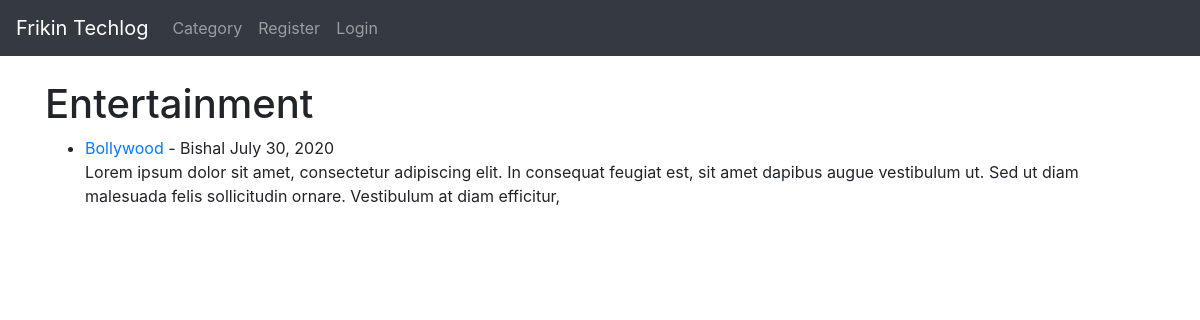
The page /category/entertainment/ on the database its author committed.
### techlog/models.py (models this page shows, shortened)
class Post(models.Model):
    title = models.CharField(max_length=255)
    title_tag = models.CharField(max_length=255)
    author = models.ForeignKey(User, on_delete=models.CASCADE)
    body = RichTextField(blank=True, null=True)
    post_date = models.DateField(auto_now_add=True)
    category = models.CharField(max_length=255, default='coding')
    snippet = models.CharField(max_length=255) #default='Click the link Above to read the blog Post..')
    likes = models.ManyToManyField(User, related_name='blog_posts' )

### techlog/views.py (the view)
# urls.py: path('category/<str:cats>/', CategoryView, name='category'),
def CategoryView(request, cats):
    category_posts = Post.objects.filter(category=cats.replace('-', ' '))
    return render(request, 'categories.html', {'cats': cats.replace('-', ' ').title(), 'category_posts': category_posts})

### techlog/templates/categories.html (shortened to what this page needs)
{% extends 'base.html' %}
{% block content %}
{% if category_posts %}
<h1>{{ cats }} </h1>
<ul>
    {% for post in category_posts %}
    <li><a href="{% url 'article-detail' post.pk %}">
        {{post.title }} </a>
        - {{post.author.first_name}}
         {{ post.post_date}}     <br/>
    {{ post.body|slice:":200"|safe }}</li>
{% endfor %}
</ul>
{% else %}
<h2> Sorry this page does not exit</h2>
{% endif %}
{% endblock%}

### rows shown on the page
Post: category "Entertainment", title "Bollywood", author.first_name "Bishal", post_date "July 30, 2020", body "Lorem ipsum dolor sit amet, consectetur adipiscing elit. In consequat feugiat est, sit amet dapibus augue vestibulum ut. Sed ut diam malesuada felis sollicitudin ornare. Vestibulum at diam efficitur,"
